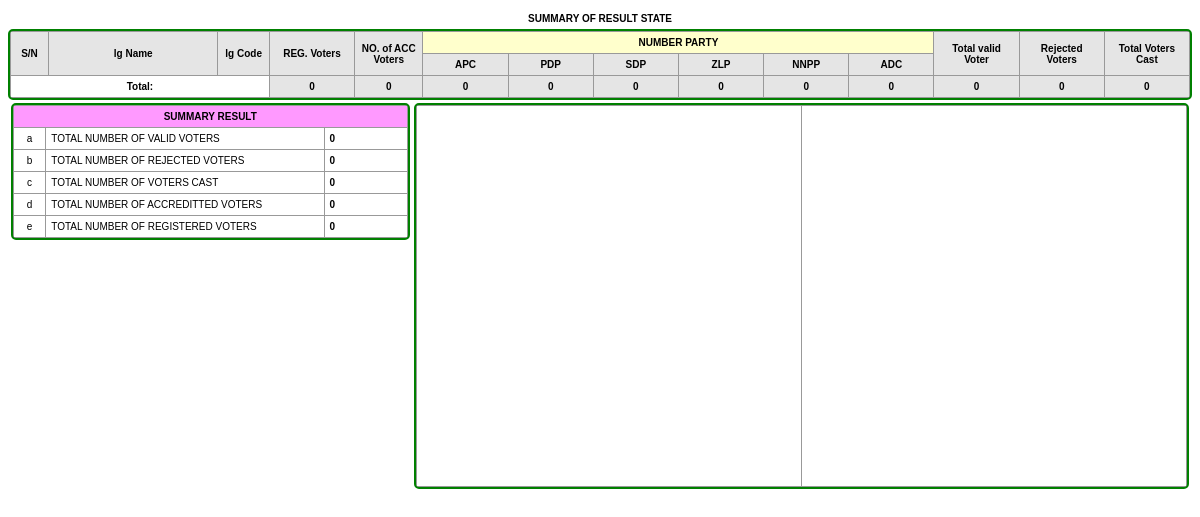
Page /admin/overall_result/summary_result_lg.php on the committed database.
### tables this page shows
CREATE TABLE `party` (
  `party_id` int(11) NOT NULL,
  `party_name` varchar(50) DEFAULT NULL,
  `status` varchar(5) DEFAULT NULL,
  `label` varchar(50) DEFAULT NULL
);

### admin/overall_result/summary_result_lg.php (the view, shortened to what this page needs)
<?php
include("../../include/database.php");
$state_name=state_name($state_code);
function party_result($party_name,$state_code){
	global $database;
$sql2="SELECT SUM($party_name) AS tot FROM result WHERE state_code='$state_code'";
	   $result2=$database->query($sql2) or die($database->error());
	   $rows2=$database->fetch_array($result2);
	   $result=$rows2['tot'];
	   return $result;
}
?>
<?php
    $sqla4="SELECT * FROM party WHERE status IS NOT NULL";
    $resa4=$database->query($sqla4) or die($database->error());
    while($rra4=$database->fetch_array($resa4)){
        $party_name_all[]=$party_name=trim($rra4['party_name']);
        $party_result=party_result($party_name,$state_code);
        $party_result_all[]=number_format($party_result);
    }
    ?>
<!DOCTYPE html PUBLIC "-//W3C//DTD XHTML 1.0 Transitional//EN" "http://www.w3.org/TR/xhtml1/DTD/xhtml1-transitional.dtd">
<html xmlns="http://www.w3.org/1999/xhtml">
<head>
</head>
<body>
<table width="100%" cellpadding="3">
  <tr>
    <th align="center">SUMMARY OF RESULT <?php echo $state_name ?> STATE</th>
  </tr>
</table>
<?php
   $sqla="SELECT * FROM party WHERE status IS NOT NULL";
   $resa=$database->query($sqla) or die($database->error());
   $number_rows=$database->num_rows($resa);
?>
<table width="100%" cellpadding="5" cellspacing="1" bgcolor="#999999" id="n">
  <tr>
    <th width="2%" rowspan="2" align="center" bgcolor="#E5E5E5">S/N</th>
    <th width="10%" rowspan="2" align="center" bgcolor="#E5E5E5">lg Name</th>
    <th width="3%" rowspan="2" align="center" bgcolor="#E5E5E5">lg Code</th>
    <th width="5%" rowspan="2" align="center" bgcolor="#E5E5E5">REG. Voters</th>
    <th width="4%" rowspan="2" align="center" bgcolor="#E5E5E5">NO. of ACC Voters</th>
    <th colspan="<?php echo $number_rows ?>" align="center" bgcolor="#FFFFCC">NUMBER PARTY</th>
    <th width="5%" rowspan="2" align="center" bgcolor="#E5E5E5">Total valid Voter</th>
    <th width="5%" rowspan="2" align="center" bgcolor="#E5E5E5">Rejected Voters</th>
    <th width="5%" rowspan="2" align="center" bgcolor="#E5E5E5">Total Voters Cast</th>
  </tr>
  <tr>
    <?php
   $sqla="SELECT * FROM party WHERE status IS NOT NULL";
   $resa=$database->query($sqla) or die($database->error());
   while($rra=$database->fetch_array($resa)){
   $party_name=$rra['party_name'];
   echo"<th width='5%' align='center' bgcolor='#E5E5E5'>$party_name</th>";
    }
   ?>
  </tr>
   <?php
  $total_RV=0;
  $total_AV=0;
  $total_valide=0;
   $tota_voter_cast_g=0;
  $total_rejected_v=0;
  ?>
  <tr align="left">
    <th colspan="3" align='center' bgcolor="#FFFFFF">Total:</th>
    <th align='center' bgcolor="#E5E5E5"><?php echo $total_RV  ?></th>
    <th align='center' bgcolor="#E5E5E5"><?php echo $total_AV ?></th>
    <?php
	for($i=0;$i<sizeof($party_name_all);$i++){
        echo"<th bgcolor='#E5E5E5' align='center'>$party_result_all[$i]</th>";
    }
    ?>
    <th align='center' bgcolor="#E5E5E5"><?php echo $total_valide ?></th>
    <th align='center' bgcolor="#E5E5E5"><?php echo $total_rejected_v ?></th>
    <th align='center' bgcolor="#E5E5E5"><?php echo $tota_voter_cast_g ?></th>
  </tr>
</table>
<?php
function total_oth($nn,$state_code){
	   global $database;
       $sql2="SELECT SUM($nn) AS tot FROM result WHERE state_code='$state_code'";
	   $result2=$database->query($sql2) or die($database->error());
	   $rows2=$database->fetch_array($result2);
	   $result=$rows2['tot'];
	   return $result;
}
?>
<table width="100%">
<tr>
    <td width="34%" valign="top">
        <table width="100%" cellpadding="5" cellspacing="1" bgcolor="#999999" id="n">
          <tr>
            <th colspan="3" align="center" bgcolor="#FF99FF">SUMMARY RESULT</th>
          </tr>
          <tr>
            <td width="8%" align="center" bgcolor="#FFFFFF">a</td>
            <td width="71%" bgcolor="#FFFFFF">TOTAL NUMBER OF VALID VOTERS </td>
            <th width="21%" align="left" bgcolor="#FFFFFF"><?php echo number_format($total_valide,0) ?></th>
          </tr>
          <tr>
            <td align="center" bgcolor="#FFFFFF">b</td>
            <td bgcolor="#FFFFFF">TOTAL NUMBER OF REJECTED VOTERS</td>
            <?php
            $nn="RJV";
            $to=number_format(total_oth($nn,$state_code),0);
            ?>
            <th align="left" bgcolor="#FFFFFF"><?php echo $to?></th>
          </tr>
          <tr>
            <td align="center" bgcolor="#FFFFFF">c</td>
            <td bgcolor="#FFFFFF">TOTAL NUMBER OF VOTERS CAST</td>
            <th align="left" bgcolor="#FFFFFF"><?php echo number_format($tota_voter_cast_g,0) ?></th>
          </tr>
          <tr>
            <td align="center" bgcolor="#FFFFFF">d</td>
            <td bgcolor="#FFFFFF">TOTAL NUMBER OF ACCREDITTED VOTERS</td>
            <th align="left" bgcolor="#FFFFFF"><?php echo number_format($total_AV,0) ?></th>
          </tr>
          <tr>
            <td align="center" bgcolor="#FFFFFF">e</td>
            <td bgcolor="#FFFFFF">TOTAL NUMBER OF REGISTERED VOTERS</td>
            <th align="left" bgcolor="#FFFFFF"><?php echo number_format($total_RV,0)  ?></th>
          </tr>
        </table>
    </td>
    <td valign="top">
        <table width="100%" cellpadding="5" cellspacing="1" bgcolor="#999999" id="n">
          <tr>
            <td bgcolor="#FFFFFF"><div id="chartContainer" style="height: 370px; width: 100%;"></div></td>
            <td bgcolor="#FFFFFF"><div id="chartContainer1" style="height: 370px; width: 100%;"></td>
          </tr>
        </table>
    </td>
</tr>
</table>
<p>&nbsp;</p>
</body>
</html>

### admin/overall_result/summary_result_lg.php (style rules this page uses)
body,td,th { font-family: Tahoma, Geneva, sans-serif; font-size: 10px; }
#n { border-radius: 5px; border: 2px solid green; }

### rows in the picture
party: party_name "APC"
party: party_name "PDP"
party: party_name "SDP"
party: party_name "ZLP"
party: party_name "NNPP"
party: party_name "ADC"

### other values in the picture
$total_RV "0"
$total_AV "0"
$party_result_all[$i] "0"
$total_valide "0"
$total_rejected_v "0"
$tota_voter_cast_g "0"
$to "0"
